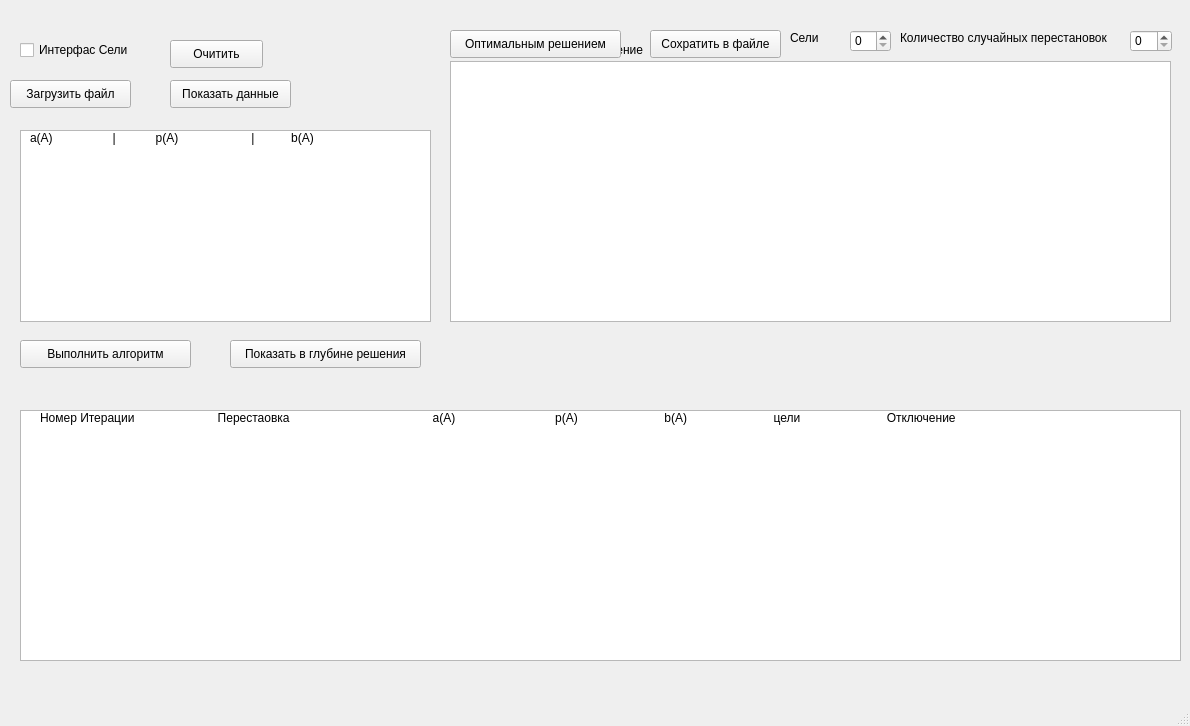
<?xml version="1.0" encoding="UTF-8"?>
<ui version="4.0">
 <class>MainWindow</class>
 <widget class="QMainWindow" name="MainWindow">
  <property name="geometry">
   <rect>
    <x>0</x>
    <y>0</y>
    <width>1190</width>
    <height>726</height>
   </rect>
  </property>
  <property name="windowTitle">
   <string>MainWindow</string>
  </property>
  <widget class="QWidget" name="centralwidget">
   <widget class="QSpinBox" name="spinBox_2">
    <property name="geometry">
     <rect>
      <x>1130</x>
      <y>30</y>
      <width>42</width>
      <height>22</height>
     </rect>
    </property>
   </widget>
   <widget class="QTableView" name="tableView">
    <property name="geometry">
     <rect>
      <x>20</x>
      <y>130</y>
      <width>411</width>
      <height>192</height>
     </rect>
    </property>
   </widget>
   <widget class="QLabel" name="label_2">
    <property name="geometry">
     <rect>
      <x>30</x>
      <y>130</y>
      <width>411</width>
      <height>16</height>
     </rect>
    </property>
    <property name="text">
     <string>a(A)                  |            p(A)                      |           b(A)</string>
    </property>
   </widget>
   <widget class="QPushButton" name="pushButton_7">
    <property name="geometry">
     <rect>
      <x>230</x>
      <y>340</y>
      <width>191</width>
      <height>28</height>
     </rect>
    </property>
    <property name="text">
     <string>Показать в глубине решения</string>
    </property>
   </widget>
   <widget class="QCheckBox" name="checkBox">
    <property name="geometry">
     <rect>
      <x>20</x>
      <y>40</y>
      <width>131</width>
      <height>20</height>
     </rect>
    </property>
    <property name="text">
     <string>Интерфас Сели</string>
    </property>
   </widget>
   <widget class="QLabel" name="label">
    <property name="geometry">
     <rect>
      <x>900</x>
      <y>30</y>
      <width>221</width>
      <height>16</height>
     </rect>
    </property>
    <property name="text">
     <string>Количество случайных перестановок</string>
    </property>
   </widget>
   <widget class="QLabel" name="label_5">
    <property name="geometry">
     <rect>
      <x>470</x>
      <y>40</y>
      <width>261</width>
      <height>20</height>
     </rect>
    </property>
    <property name="text">
     <string>Лучшее оптимальное решение</string>
    </property>
   </widget>
   <widget class="QPushButton" name="pushButton">
    <property name="geometry">
     <rect>
      <x>10</x>
      <y>80</y>
      <width>121</width>
      <height>28</height>
     </rect>
    </property>
    <property name="text">
     <string>Загрузить файл</string>
    </property>
   </widget>
   <widget class="QPushButton" name="pushButton_5">
    <property name="geometry">
     <rect>
      <x>650</x>
      <y>30</y>
      <width>131</width>
      <height>28</height>
     </rect>
    </property>
    <property name="text">
     <string>Сохратить в файле</string>
    </property>
   </widget>
   <widget class="QPushButton" name="pushButton_6">
    <property name="geometry">
     <rect>
      <x>20</x>
      <y>340</y>
      <width>171</width>
      <height>28</height>
     </rect>
    </property>
    <property name="text">
     <string>Выполнить алгоритм</string>
    </property>
   </widget>
   <widget class="QTableView" name="tableView_2">
    <property name="geometry">
     <rect>
      <x>20</x>
      <y>410</y>
      <width>1161</width>
      <height>251</height>
     </rect>
    </property>
   </widget>
   <widget class="QLabel" name="label_3">
    <property name="geometry">
     <rect>
      <x>40</x>
      <y>410</y>
      <width>1181</width>
      <height>16</height>
     </rect>
    </property>
    <property name="text">
     <string>Номер Итерации                         Перестаовка                                           а(А)                              p(A)                          b(A)                          цели                          Отключение</string>
    </property>
   </widget>
   <widget class="QPushButton" name="pushButton_2">
    <property name="geometry">
     <rect>
      <x>170</x>
      <y>80</y>
      <width>121</width>
      <height>28</height>
     </rect>
    </property>
    <property name="text">
     <string>Показать данные</string>
    </property>
   </widget>
   <widget class="QLabel" name="label_4">
    <property name="geometry">
     <rect>
      <x>790</x>
      <y>30</y>
      <width>55</width>
      <height>16</height>
     </rect>
    </property>
    <property name="text">
     <string>Сели</string>
    </property>
   </widget>
   <widget class="QSpinBox" name="spinBox">
    <property name="geometry">
     <rect>
      <x>850</x>
      <y>30</y>
      <width>41</width>
      <height>22</height>
     </rect>
    </property>
   </widget>
   <widget class="QPushButton" name="pushButton_3">
    <property name="geometry">
     <rect>
      <x>450</x>
      <y>30</y>
      <width>171</width>
      <height>28</height>
     </rect>
    </property>
    <property name="text">
     <string>Оптимальным решением</string>
    </property>
   </widget>
   <widget class="QTableWidget" name="tableWidget">
    <property name="geometry">
     <rect>
      <x>450</x>
      <y>61</y>
      <width>721</width>
      <height>261</height>
     </rect>
    </property>
   </widget>
   <widget class="QPushButton" name="pushButton_4">
    <property name="geometry">
     <rect>
      <x>170</x>
      <y>40</y>
      <width>93</width>
      <height>28</height>
     </rect>
    </property>
    <property name="text">
     <string>Очитить</string>
    </property>
   </widget>
  </widget>
  <widget class="QMenuBar" name="menubar">
   <property name="geometry">
    <rect>
     <x>0</x>
     <y>0</y>
     <width>1190</width>
     <height>26</height>
    </rect>
   </property>
  </widget>
  <widget class="QStatusBar" name="statusbar"/>
 </widget>
 <resources/>
 <connections/>
</ui>
